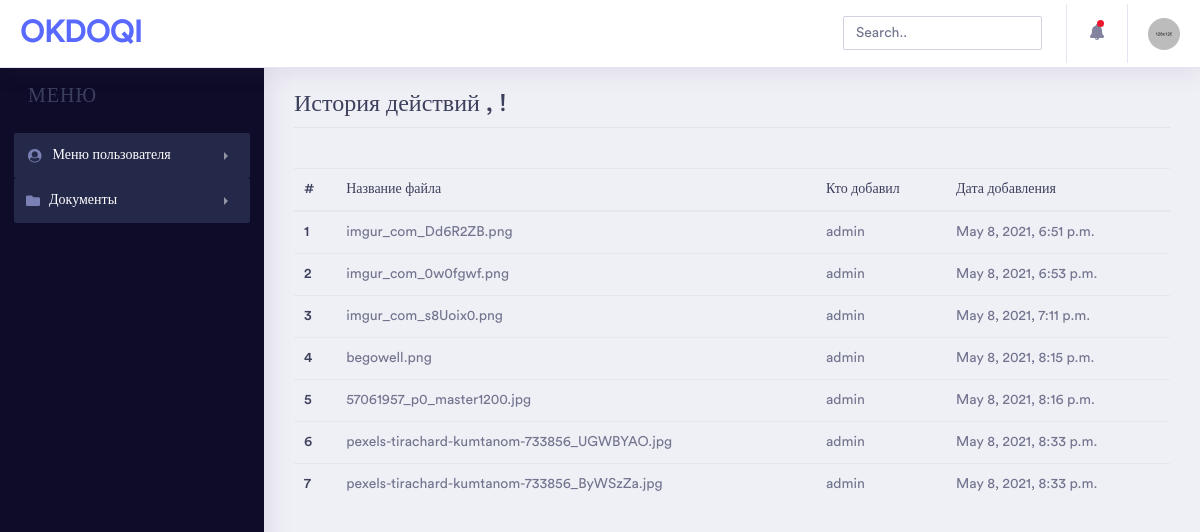
The app's page /home/history/, older data.
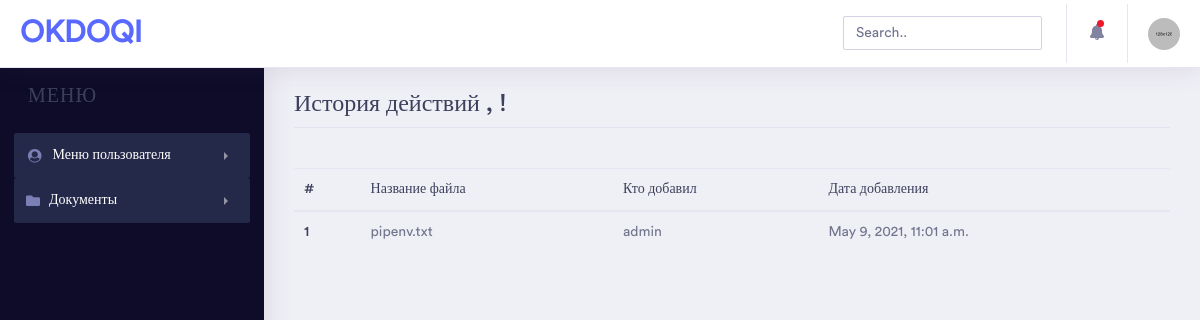
The same page, newer data.
### home/models.py (models this page shows, shortened)
class add_Doc(models.Model):
    title = models.CharField('Наименование документа',max_length=150)
    user_upload = models.CharField('Добавил',max_length=150,null=True)
    create_datetime = models.DateTimeField(('Дата добавления'), auto_now=False, auto_now_add=True)
    action_name = models.CharField(("Действие"), max_length=50,default="")
    file_url = models.CharField(("Ссылка на документ"), max_length=50,default="")

### home/views.py (the view)
# urls.py: path('home/history/', views.history,name='history'),
def history(request):
    history_add_doc = add_Doc.objects.all()
    return render(request,'home/history.html', {'history_add_doc': history_add_doc})

### templates/home/history.html (shortened to what this page needs)
 {% extends 'base_home.html' %} &nbsp;
 {%block menuname%}История действий , {{ request.user.first_name }} {{ request.user.last_name }} !{%endblock%}
 {% block content %}
{% load static %}
<table class="table">
<thead>
    <tr>
      <th scope="col">#</th>
      <th scope="col">Название файла</th>
      <th scope="col">Кто добавил</th>
      <th scope="col">Дата добавления</th>
    </tr>
  </thead>
  <tbody>
  {%for el in history_add_doc %}
    <tr>
      <th scope="row">{{el.id}}</th>
      <td>{{el.title}}</td>
      <td>{{el.user_upload}}</td>
      <td>{{el.create_datetime}}</td>
    </tr>
     {%endfor%}
      </tbody>
</table>
 {% endblock  %}

### templates/base_home.html (shortened to what this page needs)
{% load static %}
<!doctype html>
<html lang="en">
<head>
    <link rel="stylesheet" href="{% static "/vendor/bootstrap/css/bootstrap.min.css" %}">
    <link href="{% static "/vendor/fonts/circular-std/style.css" %}" rel="stylesheet">
    <link rel="stylesheet" href="{% static "/css/style.css" %}">
    <link rel="stylesheet" href="{% static "/vendor/fonts/fontawesome/css/fontawesome-all.css" %}">
    <link rel="stylesheet" href="{% static "/vendor/charts/chartist-bundle/chartist.css" %}">
    <link rel="stylesheet" href="{% static "/vendor/charts/morris-bundle/morris.css" %}">
    <link rel="stylesheet" href="{% static "/vendor/fonts/material-design-iconic-font/css/materialdesignicons.min.css" %}">
    <link rel="stylesheet" href="{% static "/vendor/charts/c3charts/c3.css" %}">
    <link rel="stylesheet" href="{% static "/vendor/fonts/flag-icon-css/flag-icon.min.css" %}">
</head>
<body>
    <div class="dashboard-main-wrapper">
        <div class="dashboard-header">
            <nav class="navbar navbar-expand-lg bg-white fixed-top">
                <a class="navbar-brand" href="{% url 'home' %}">OKDOQI</a>
                <div class="collapse navbar-collapse " id="navbarSupportedContent">
                    <ul class="navbar-nav ml-auto navbar-right-top">
                        <li class="nav-item">
                            <div id="custom-search" class="top-search-bar">
                                <input class="form-control" type="text" placeholder="Search..">
                            </div>
                        </li>
                        <li class="nav-item dropdown notification">
                            <a class="nav-link nav-icons" href="#" id="navbarDropdownMenuLink1" data-toggle="dropdown" aria-haspopup="true" aria-expanded="false"><i class="fas fa-fw fa-bell"></i> <span class="indicator"></span></a>
                        </li>
                        <li class="nav-item dropdown nav-user">
                            <a class="nav-link nav-user-img" href="#" id="navbarDropdownMenuLink2" data-toggle="dropdown" aria-haspopup="true" aria-expanded="false"><img src=" {% static '/images/avatar-1.jpg'%}" alt="" class="user-avatar-md rounded-circle"></a>
                        </li>
                    </ul>
                </div>
            </nav>
        </div>
        <div class="nav-left-sidebar sidebar-dark">
            <div class="menu-list">
                <nav class="navbar navbar-expand-lg navbar-light">
                    <div class="collapse navbar-collapse" id="navbarNav">
                        <ul class="navbar-nav flex-column">
                            <li class="nav-divider">
                                <h3>Меню</h3>
                            </li>
                            <li class="nav-item ">
                                <a class="nav-link active" href="#" data-toggle="collapse" aria-expanded="false" data-target="#submenu-1" aria-controls="submenu-1"><i class="fa fa-fw fa-user-circle"></i>Меню пользователя <span class="badge badge-success">6</span></a>
                            <li class="nav-item ">
                                <a class="nav-link active" href="#" data-toggle="collapse" aria-expanded="false" data-target="#submenu-2" aria-controls="submenu-2"><i class="fas fa-f fa-folder"></i>Документы <span class="badge badge-success">6</span></a>
                        </ul>
                    </div>
                </nav>
            </div>
        </div>
        <div class="dashboard-wrapper">
            <div class="dashboard-ecommerce">
                <div class="container-fluid dashboard-content ">
                    <div class="row">
                        <div class="col-xl-12 col-lg-12 col-md-12 col-sm-12 col-12">
                            <div class="page-header">
                                <h3 class="pageheader-title">{%block menuname%}{%endblock%}</h3>
                                <div class="page-breadcrumb">
                                    <nav aria-label="breadcrumb">
                                        <ol class="breadcrumb">
                                        </ol>
                                    </nav>
                                </div>
                            </div>
                        </div>
                    </div>
                    {% block content %}
                     {% endblock %}
                        </div>
                            <div class="col-xl-4 col-lg-6 col-md-6 col-sm-12 col-12">
                        </div>
                    </div>
                </div>
            </div>
    <link rel="stylesheet" href="{% static "/vendor/fonts/flag-icon-css/flag-icon.min.css" %}">
</body>
</html>

Row changes from the older to the newer data that the page shows:
removed add_Doc: id "2", title "imgur_com_0w0fgwf.png", user_upload "admin", create_datetime "May 8, 2021, 6:53 p.m."
removed add_Doc: id "3", title "imgur_com_s8Uoix0.png", user_upload "admin", create_datetime "May 8, 2021, 7:11 p.m."
removed add_Doc: id "4", title "begowell.png", user_upload "admin", create_datetime "May 8, 2021, 8:15 p.m."
removed add_Doc: id "5", title "57061957_p0_master1200.jpg", user_upload "admin", create_datetime "May 8, 2021, 8:16 p.m."
removed add_Doc: id "6", title "pexels-tirachard-kumtanom-733856_UGWBYAO.jpg", user_upload "admin", create_datetime "May 8, 2021, 8:33 p.m."
removed add_Doc: id "7", title "pexels-tirachard-kumtanom-733856_ByWSzZa.jpg", user_upload "admin", create_datetime "May 8, 2021, 8:33 p.m."
changed add_Doc "admin": title "imgur_com_Dd6R2ZB.png" → "pipenv.txt"; create_datetime "May 8, 2021, 6:51 p.m." → "May 9, 2021, 11:01 a.m."
